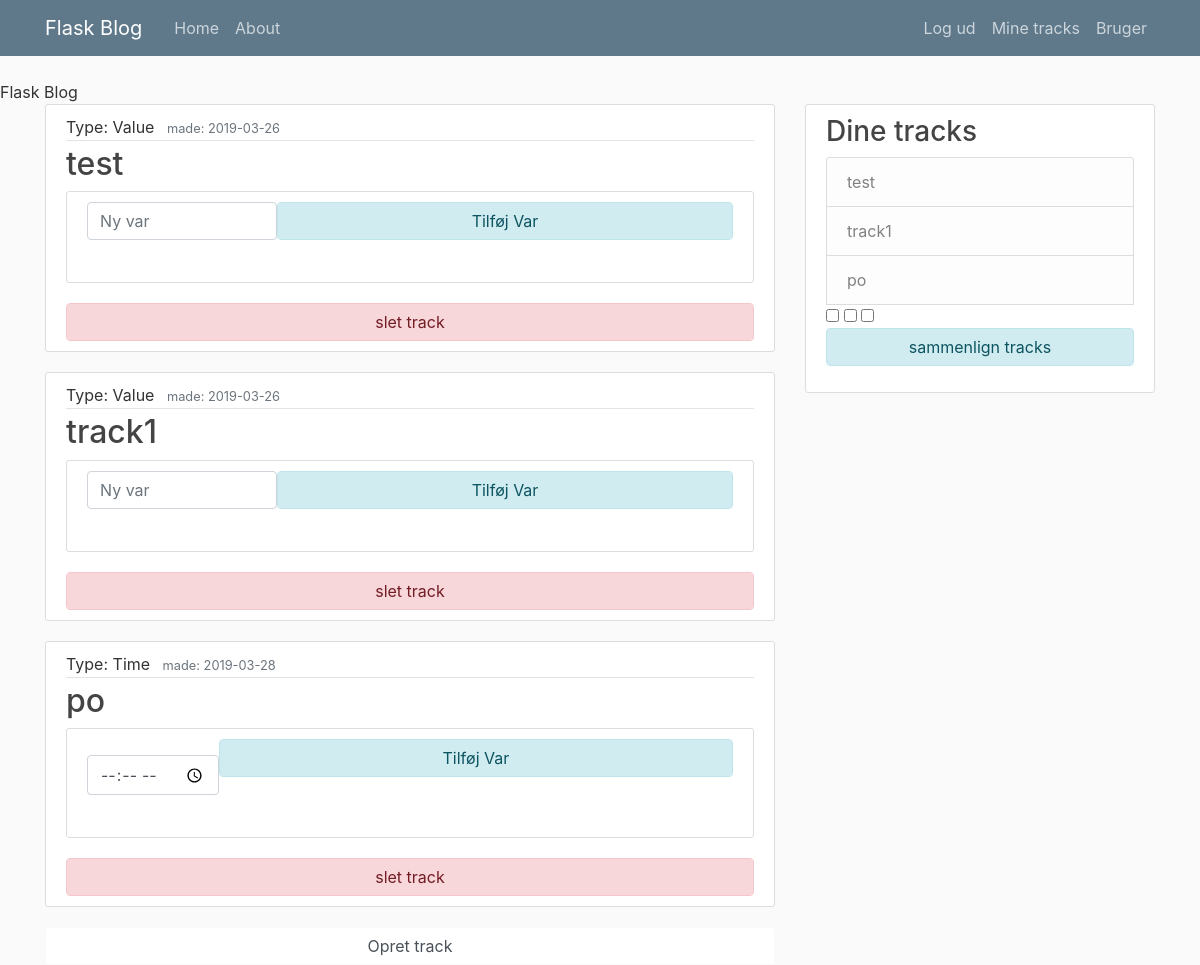
/my_tracks (signed in), run on the app's committed database.
### tables this page shows
CREATE TABLE tracks(
                               Id INTEGER PRIMARY KEY AUTOINCREMENT,
                               user_id INTEGER,
                               name TEXT,
                               unit TEXT,
                               type INTEGER,
                               createdate TEXT,
                               scalesize INT
                               );

### main.py (the view)
@app.route("/my_tracks")
def my_tracks():
    return my_render("my_tracks.html")

### main.py (called while the page is built)
def get_login_status():
    return 'currentuser' in session

def my_render(template, **kwargs):
    login_status = get_login_status()
    tracks=get_tracks()
    if len(tracks) < 1:
        noTracks = True
    else:
        noTracks = False
    return render_template(template, tracks=tracks, noTracks=noTracks, loggedin=login_status, **kwargs)

def get_tracks():
    c = get_db().cursor()
    if 'currentuser' in session:
        c.execute('''
              SELECT * FROM tracks WHERE user_id=?
              ''',(session['currentuser'],))
    tracks = []
    for track in c:
        tracks.append(track)
    return tracks

def get_db():
    db = g.get("_database", None)
    if db is None:
        db = g._database = sqlite3.connect(DATABASE)
    return db

@app.teardown_appcontext
def close_connection(exception):
    db = getattr(g,"_database", None)
    if db is not None:
        db.close()

### templates/my_tracks.html (shortened to what this page needs)
{% extends "layout.html" %}
{% block content %}
    {% for track in tracks %}
        <article class="media content-section">
          <div class="media-body">
            <div class="article-metadata">
            {% if track[4] == 0 %}
              <a class="mr-2">Type: Value</a>
            {% elif track[4] == 1 %}
              <a class="mr-2">Type: Time</a>
            {% elif track[4] == 2%}
              <a class="mr-2">Type: Scale</a>
              {% endif %}
              <small class="text-muted">made: {{ track[5] }}</small>
            </div>
            <h2><a class="article-title" href="my_tracks_show?id={{ track[0] }}">{{ track[2] }}</a></h2>
            <form action="create_var?id={{ track[0] }}" method="post">
              <article class="media content-section">
                {% if track[4] == 0 %}
                <div class="form-group">
                  <div class="form-group">
                  <input type="number" id="var" name="var" class="form-control" placeholder="Ny var">
                  </div>
                </div>
                {% elif track[4] == 1 %}
                <div class="form-group">
                  <div class="form-group">
                  <input type="time" id="dato" name="dato" class="form-control" placeholder="Ny var">
                  </div>
                </div>
                {% endif %}
                <input type="submit" class="form-control btn btn-login alert-info" value="Tilføj Var"></input>
              </article>
             </form>
            <form action="delete_track?id={{ track[0] }}" method="post">
            <input type="submit" class="form-control btn btn-login alert-danger" value="slet track"></input>
            </form>
          </div>
        </article>
    {% endfor %}
    <a input="button" class="form-control btn btn-login" href="/create_track">Opret track</a>
{% endblock content %}
{% block compare %}
<form action="compare_tracks" method="post">
    <fieldset>
          {% for track in tracks %}
            <input type="checkbox" name="tracks" value={{track[0]}}>
          {% endfor %}
        <br>
       <input type="submit" class="form-control btn btn-login alert-info" value="sammenlign tracks"></input>
    </fieldset>
</form>
{% endblock compare %}

### templates/layout.html (shortened to what this page needs)
<!DOCTYPE html>
<html>
<head>
    <link rel="stylesheet" href="https://maxcdn.bootstrapcdn.com/bootstrap/4.0.0/css/bootstrap.min.css">
     <link rel="stylesheet" type="text/css" href="{{ url_for("static", filename="main.css") }}"
    {% if title %}
        <title>Flask BLog - {{title}}</title>
    {% else %}
        <title>Flask Blog</title>
    {% endif %}
</head>
<body>
    <header class="site-header">
      <nav class="navbar navbar-expand-md navbar-dark bg-steel fixed-top">
        <div class="container">
          <a class="navbar-brand mr-4" href="/">Flask Blog</a>
          <div class="collapse navbar-collapse" id="navbarToggle">
            <div class="navbar-nav mr-auto">
              <a class="nav-item nav-link" href="/">Home</a>
              <a class="nav-item nav-link" href="/about">About</a>
            </div>
            <div class="navbar-nav">
              {% if loggedin == True %}
                <a class="nav-item nav-link" href="/logout">Log ud</a>
                <a class="nav-item nav-link" href="/my_tracks">Mine tracks</a>
                <a class="nav-item nav-link" href="/user">Bruger</a>
              {% else %}
                <a class="nav-item nav-link" href="/login">Login</a>
                <a class="nav-item nav-link" href="/register">Register</a>
              {% endif %}
            </div>
          </div>
        </div>
      </nav>
    </header>
    <main role="main" class="container">
      <div class="row">
        <div class="col-md-8">
          {% block content %}{% endblock %}
        </div>
        <div class="col-md-4">
          <div class="content-section">
          {% if loggedin == True %}
            {% if noTracks == False %}
            <h3>Dine tracks</h3>
              <ul class="list-group">
              {% for track in tracks %}
                <a class="list-group-item list-group-item-light" href="#">{{ track[2] }}</a>
                {% endfor %}
                {% block compare %}{% endblock %}
              </ul>
            {% else %}
            <h3>Dine tracks</h3>
              <ul class="list-group">
                <li class="list-group-item list-group-item-light">Du har ikke oprettet nogle tracks endnu</li>
              </ul>
            </p>
            {% endif %}
          {% endif %}
          </div>
        </div>
      </div>
    </main>
</body>
</html>

### static/main.css (style rules this page uses)
body { background: #fafafa; color: #333333; margin-top: 5rem; }
h1, h2, h3, h4, h5, h6 { color: #444444; }
.bg-steel { background-color: #5f788a; }
.site-header .navbar-nav .nav-link { color: #cbd5db; }
.content-section { background: #ffffff; padding: 10px 20px; border: 1px solid #dddddd; border-radius: 3px; margin-bottom: 20px; }
.article-title { color: #444444; }
.article-metadata { padding-bottom: 1px; margin-bottom: 4px; border-bottom: 1px solid #e3e3e3 }

### data on the page
tracks: type "Type: Value", createdate "2019-03-26", name "test"
tracks: type "Type: Value", createdate "2019-03-26", name "track1"
tracks: type "Type: Time", createdate "2019-03-28", name "po"
